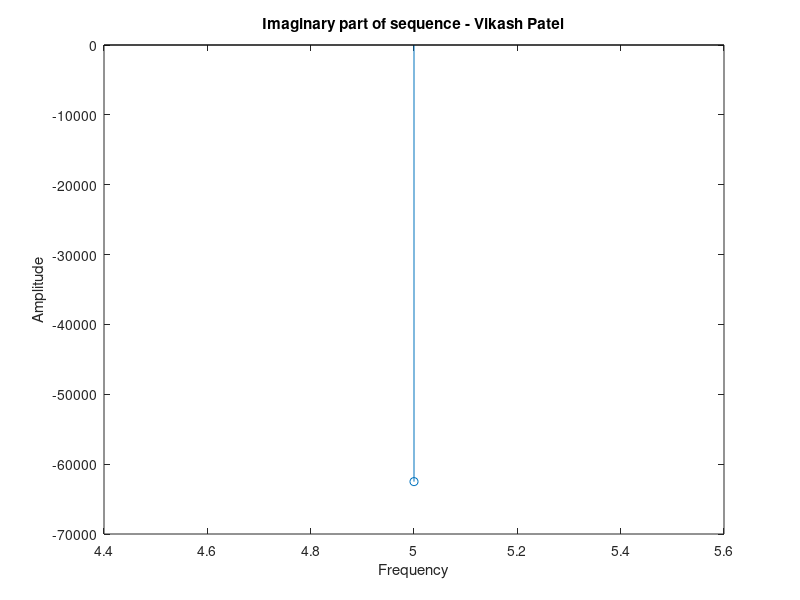

Reproduce this figure in MATLAB.
a=input('Enter the real part a=');
b=input('Enter the imaginary part b=');
k=input('constant k=');
x=input('variable x=');
c=a+i*b;
y=k*c.^x;
disp(imag(y));
stem(x,imag(y));
xlabel('Frequency');
ylabel('Amplitude');
title('Imaginary part of sequence - Vikash Patel');
